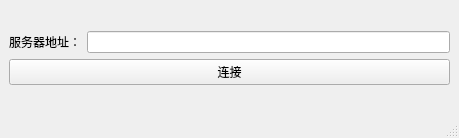
<?xml version="1.0" encoding="UTF-8"?>
<ui version="4.0">
 <class>MainWindow</class>
 <widget class="QMainWindow" name="MainWindow">
  <property name="geometry">
   <rect>
    <x>0</x>
    <y>0</y>
    <width>459</width>
    <height>138</height>
   </rect>
  </property>
  <property name="windowTitle">
   <string>MainWindow</string>
  </property>
  <widget class="QWidget" name="centralwidget">
   <layout class="QVBoxLayout" name="verticalLayout">
    <item>
     <spacer name="verticalSpacer">
      <property name="orientation">
       <enum>Qt::Orientation::Vertical</enum>
      </property>
      <property name="sizeHint" stdset="0">
       <size>
        <width>20</width>
        <height>40</height>
       </size>
      </property>
     </spacer>
    </item>
    <item>
     <layout class="QHBoxLayout" name="horizontalLayout">
      <item>
       <widget class="QLabel" name="label">
        <property name="text">
         <string>服务器地址：</string>
        </property>
       </widget>
      </item>
      <item>
       <widget class="QLineEdit" name="lineEdit"/>
      </item>
     </layout>
    </item>
    <item>
     <widget class="QPushButton" name="pushButton">
      <property name="text">
       <string>连接</string>
      </property>
     </widget>
    </item>
    <item>
     <spacer name="verticalSpacer_2">
      <property name="orientation">
       <enum>Qt::Orientation::Vertical</enum>
      </property>
      <property name="sizeHint" stdset="0">
       <size>
        <width>20</width>
        <height>40</height>
       </size>
      </property>
     </spacer>
    </item>
   </layout>
  </widget>
  <widget class="QStatusBar" name="statusbar"/>
 </widget>
 <resources/>
 <connections/>
</ui>
